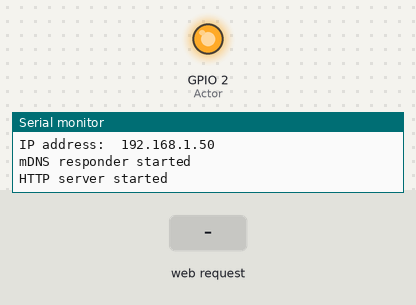
Bench run of a sketch on a simulated ESP8266 (NodeMCU). On the bench: output pins drawn as LEDs (lit = HIGH), the last lines printed to the serial monitor. Inputs (shaded band) come from the test bench. WiFi joins after 1.5 s; servers stay silent unless stated.

Above: at 2.7 s.
2.8 s: HTTP request GET / received
At 3.9 s:
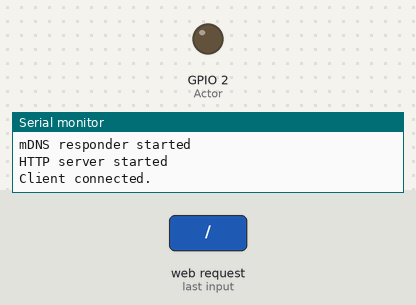
Timing chart, 0 to 6.3 s (numbered marks = the images above; inputs shaded):
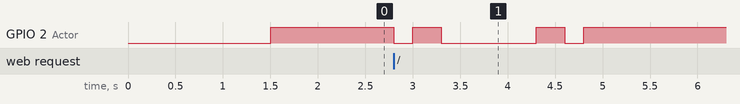

The sketch:

Server.ino
```cpp
/*
  ARDUCHEESO PROJECT

  Server:

  The Server is processing requests from the client. It's sending back a response.
*/

#include <ESP8266WiFiMulti.h>
#include <ESP8266mDNS.h>
#include <ESP8266WebServer.h>   // Include the WebServer library

ESP8266WiFiMulti wifiMulti;     // Create an instance of the ESP8266WiFiMulti class, called 'wifiMulti'
ESP8266WebServer server(80);    // Create a webserver object that listens for HTTP request on port 80

void handleRoot();               // function prototypes for HTTP handlers
void handleNotFound();

void setup() {
  Serial.begin(115200);         // Start the Serial communication to send messages to the computer
  Serial.println('\n');
  pinMode(LED_BUILTIN, OUTPUT); //Actor

  wifiMulti.addAP("Phil", "root003347");   // add Wi-Fi networks you want to connect to
  Serial.println("Connecting ...");
  while (wifiMulti.run() != WL_CONNECTED) { // Wait for the Wi-Fi to connect: scan for Wi-Fi networks, and connect to the strongest of the networks above
    delay(250);
    Serial.print('.');
  }


  Serial.println('\n');
  Serial.print("Connected to ");
  Serial.println(WiFi.SSID());              // Tell us what network we're connected to
  Serial.print("IP address:\t");
  Serial.println(WiFi.localIP());           // Send the IP address of the ESP8266 to the computer


  if (MDNS.begin("esp8266")) {              // Start the mDNS responder for esp8266.local
    Serial.println("mDNS responder started");
  } else {
    Serial.println("Error setting up MDNS responder.");
  }

  server.on("/", handleRoot);               // Call the 'handleRoot' function when a client requests URI "/"
  server.onNotFound(handleNotFound);        // When a client requests an unknown URI (i.e. something other than "/"), call function "handleNotFound"
  server.begin();                           // Actually start the server
  Serial.println("HTTP server started");
  digitalWrite(LED_BUILTIN, HIGH);
}

void loop(void) {
  server.handleClient();                    // Listen for HTTP requests from clients
}

void handleRoot() {
  server.send(200, "text/plain", "Cheese!");    // Send HTTP status 200 (Ok) and send some text to the browser/client
    Serial.println("Client connected.");
        digitalWrite(LED_BUILTIN, LOW);         //Light sequence
        delay(200);
        digitalWrite(LED_BUILTIN, HIGH);
        delay(300);
        digitalWrite(LED_BUILTIN, LOW);
        delay(1000);
        digitalWrite(LED_BUILTIN, HIGH);
        delay(300);
        digitalWrite(LED_BUILTIN, LOW);
        delay(200);
        digitalWrite(LED_BUILTIN, HIGH);

}

void handleNotFound() {
  server.send(404, "text/plain", "404: Not found"); // Send HTTP status 404 (Not Found) when there's no handler for the URI in the request
}
```

Measured:
- after the input at 2.8 s, GPIO 2 (Actor): goes LOW 0.20 s, HIGH 0.30 s, LOW 1.0 s, HIGH 0.30 s, LOW 0.20 s, then HIGH, starting at once
